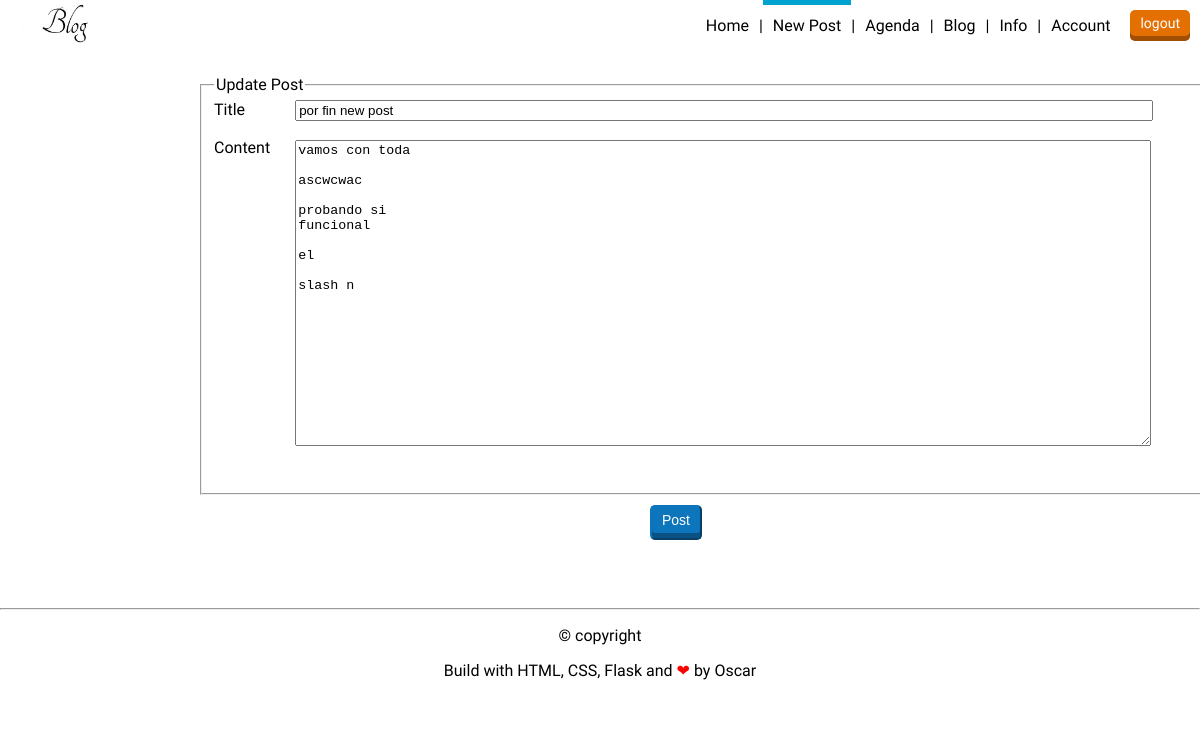
The app's page /post/8/update (signed in) with its own data.
### flaskblog/models.py (models this page shows, shortened)
class Post(db.Model):
    id = db.Column(db.Integer, primary_key=True)
    title = db.Column(db.String(100), nullable=False)
    date_posted = db.Column(db.DateTime, nullable=False, default=datetime.utcnow)
    content = db.Column(db.Text, nullable=False)
    user_id = db.Column(db.Integer, db.ForeignKey('user.id'), nullable=False)

### flaskblog/routes.py (the view)
@app.route("/post/<int:post_id>/update", methods=['GET', 'POST'])
@login_required
def update_post(post_id):
    post = Post.query.get_or_404(post_id)
    if post.author != current_user:
        abort(403)
    form = PostForm()
    if form.validate_on_submit():
        post.title = form.title.data
        post.content = form.content.data
        db.session.commit()
        flash('Your post has been updated!', 'success')
        return redirect(url_for('post', post_id=post.id))
    elif request.method == 'GET':
        form.title.data = post.title
        form.content.data = post.content
    return render_template('create_post.html', title='Update Post',
                           form=form, legend='Update Post')

### flaskblog/forms.py
class PostForm(FlaskForm):
    title = StringField('Title', validators=[DataRequired()])
    content = TextAreaField('Content', validators=[DataRequired()])
    submit = SubmitField('Post')

### flaskblog/models.py (called while the page is built)
@login_manager.user_loader
def load_user(user_id):
    return User.query.get(int(user_id))

### flaskblog/templates/create_post.html (shortened to what this page needs)
{% extends "layout.html" %}
{% block content %}
<header>
    <a href="{{ url_for('home') }}">
        <img src="{{ url_for('static', filename='profile_pics/logo.jpg') }}" alt="logo" height="40">
    </a>
    <div class="header-right">
        {% if current_user.is_authenticated %}
        <nav>
            <ul>
                <li><a href="{{ url_for('home') }}" >Home</a></li>
                <li><a class="is-active" href="{{ url_for('new_post') }}">New Post</a></li>
                <li><a href="#">Agenda</a></li>
                <li><a href="{{ url_for('home') }}">Blog</a></li>
                <li><a href="#">Info</a></li>
                <li><a href="{{ url_for('account') }}">Account</a></li>
            </ul>
        </nav>
            <a href="{{ url_for('logout') }}" class="button red">logout</a>
        {% endif %}
    </div>
</header>
<div class="contenedor">
    <form method="POST" action="">
        <fieldset class="formulario">
            <legend class="border-bottom">{{ legend }}</legend>
            <div class="col3">
                {{ form.title.label(class="form-control-label") }}
                <br>
                {{ form.content.label(class="form-control-label") }}
            </div>
            <div class="col4">
                {{ form.title(class="form-control form-control-lg", style="width:850px;" ) }}
                <br>
                {{ form.content(class="form-control form-control-lg", rows="20", style="width:850px;") }}
            </div>
        </fieldset>
        <div class="Abutton">
            <input type="submit" value="Post" class="button blue">
        </div>
    </form>
</div>
{% endblock content %}

### flaskblog/static/estilo.css (style rules this page uses)
body { font-family: 'allerta', sans-serif; margin: 0; color: #515151; }
a { color: #515151; }
header { background: white; height: 50px; padding: 0 10px; display: flex; justify-content: space-between; align-items: center; }
.header-right { height: inherit; display: flex; align-items: center; }
.header-right .button { margin-left: 10px; }
.button { background: gray; box-shadow: inset 0 -5px 0 rgba(0, 0, 0, .3); font-size: 14px; padding: 5px 10px 10px 10px; border-radius: 5px; text-decoration: none; color: white; transition: .2s; }
.button.red { background: #e47004; border-color: #e47004; }
.button.blue { background: #0d75bb; border-color: #0d75bb; }
nav { height: inherit; margin: 0; }
nav ul { margin: 0; height: inherit; }
nav ul { display: flex; }
nav li { list-style: none; color: black; height: inherit; display: flex; align-items: center; }
nav li:after { content: "|"; display: inline-block; }
nav li:last-child:after { display: none; }
nav a { color: black; text-decoration: none; height: inherit; display: flex; padding: 0 10px; align-items: center; }
nav a.is-active { box-shadow: inset 0 5px 0 #00a3cf; }
.contenedor { display: flex; justify-content: space-between; margin: auto; position: relative; }
.formulario { display: flex; width: 1000px; height: 400px; color: black; margin: 25px 0 0 200px; }
.Abutton .button { margin: 10px 0 0 650px; }
.col3, .col4 { display: flex; flex-direction: column; }
.col3 { margin-right: 25px; }
.col4 { align-items: flex-start; }

### records on screen
Post: title "por fin new post", content "vamos con toda ascwcwac probando si funcional el slash n"

### other values on screen
{{ legend }} "Update Post"
